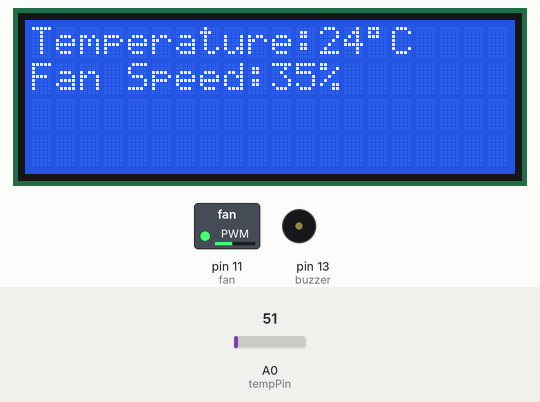
Recording of a sketch running on a simulated Arduino Uno, built with avr-gcc and run on an emulated ATmega328P. On the bench: 20×4 character LCD, switched loads named in the sketch (green lamp = pin HIGH), buzzer (waves = sounding, pin HIGH). The inputs (shaded band) are chosen by the test bench; at power-on: A0 (tempPin) = 51.

Above: at 3.2 s.
3.3 s: A0 (tempPin) set to 61
At 4.7 s:
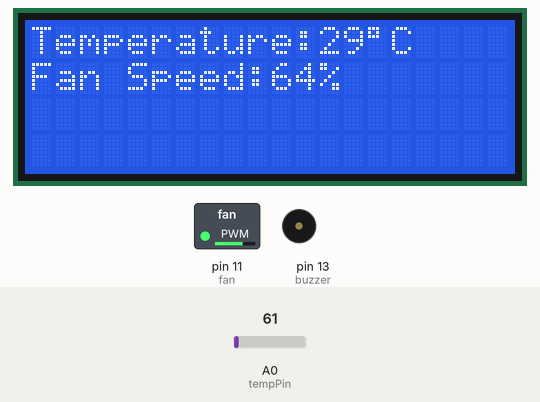
5.0 s: A0 (tempPin) set to 71
At 6.1 s:
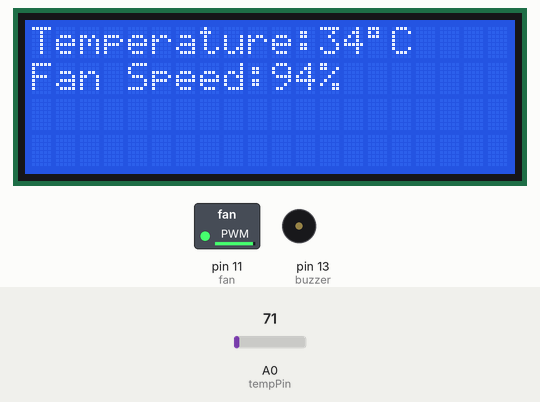
6.6 s: A0 (tempPin) set to 79
At 7.3 s:
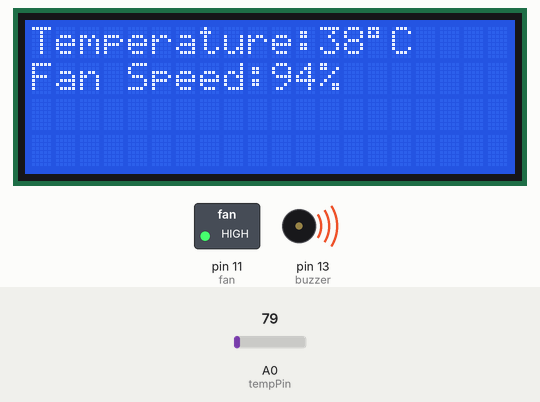
8.2 s: A0 (tempPin) set to 30
At 9.7 s:
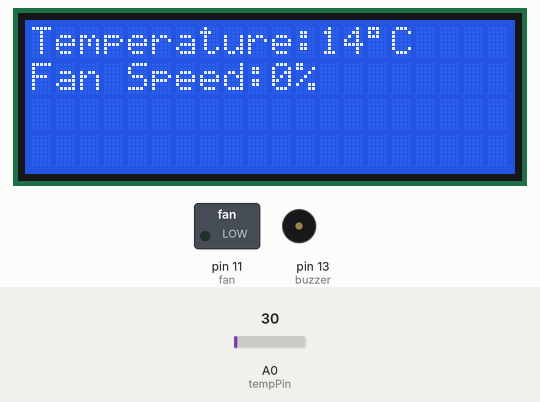
Timing chart, 0 to 10.9 s (numbered marks = the images above; inputs shaded):
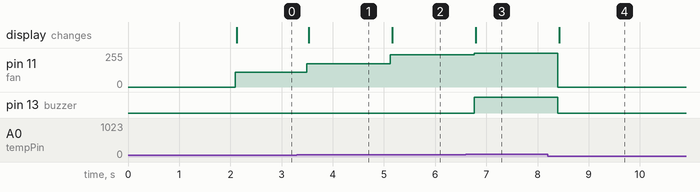

The sketch:

temp_controlled_fan.ino
```cpp
#include <Wire.h>
#include <LiquidCrystal_I2C.h>
LiquidCrystal_I2C lcd(0x27,20,4);
int tempPin = A0;   // the output pin of LM35
int fan = 11;       // the pin where fan is
int buzzer = 13;    // buzzer pin
int temp;
int tempMin = 18;   // the temperature to start the fan
int tempMax = 35;   // the maximum temperature when fan is at 100%
int fanSpeed;
int fanLCD;

void setup() {
  pinMode(fan, OUTPUT);
  pinMode(buzzer, OUTPUT);
  pinMode(tempPin, INPUT);
  lcd.begin();
  lcd.setCursor(0,0);
  lcd.print(" WELCOME To  Our ");
  lcd.setCursor(0,2);
  lcd.print(" New Project");
  delay(2000);
  lcd.clear();
}

void loop() {
   temp = readTemp();     // get the temperature

   if((temp >= tempMin) && (temp <= tempMax)) {  // if temperature is higher than minimum temp
       fanSpeed = map(temp, tempMin, tempMax, 32, 255); // the actual speed of fan
       fanLCD = map(temp, tempMin, tempMax, 0, 100);  // speed of fan to display on LCD
       analogWrite(fan, fanSpeed);  // spin the fan at the fanSpeed speed
   }

   if(temp < tempMin) {   // if temp is lower than minimum temp
    fanSpeed = 0;      // fan is not spinning
    fanLCD = 0;
    digitalWrite(fan, LOW);
   }

   if(temp > tempMax) {        // if temp is higher than tempMax
    digitalWrite(fan, HIGH);
    digitalWrite(buzzer, HIGH);  // turn on buzzer
   } else {                    // else turn of bubber
     digitalWrite(buzzer, LOW);
   }

   lcd.setCursor(0,0);
   lcd.print("Temperature:");
   lcd.print(temp); // display the temperature
   lcd.write(223);
   lcd.print("C  ");

   lcd.setCursor(0,1); // move cursor to next line
   lcd.print("Fan Speed:");
   lcd.print(fanLCD); // display the fan speed
   lcd.print("%   ");
   delay(200);
}

int readTemp() {  // get the temperature and convert it to celsius
  temp = analogRead(tempPin);
  return temp * 0.48828125;
}
```

Measured:
- the behaviour switches between 73 and 74 on A0 (tempPin) (found by bisection; images 2 and 3)
- after the input at 3.3 s, pin 11 (fan): 110/255 → 176/255 after 0.19 s; the display: changes after 0.23 s (image 1)
- after the input at 5.0 s, pin 11 (fan): 176/255 → 241/255 after 0.13 s; the display: changes after 0.16 s (image 2)
- after the input at 6.6 s, pin 11 (fan): 241/255 → 255/255 after 0.16 s; pin 13 (buzzer): LOW → HIGH after 0.16 s; the display: changes after 0.19 s (image 3)
- after the input at 8.2 s, pin 11 (fan): 255/255 → 0/255 after 0.19 s; pin 13 (buzzer): HIGH → LOW after 0.19 s; the display: changes after 0.22 s (image 4)
